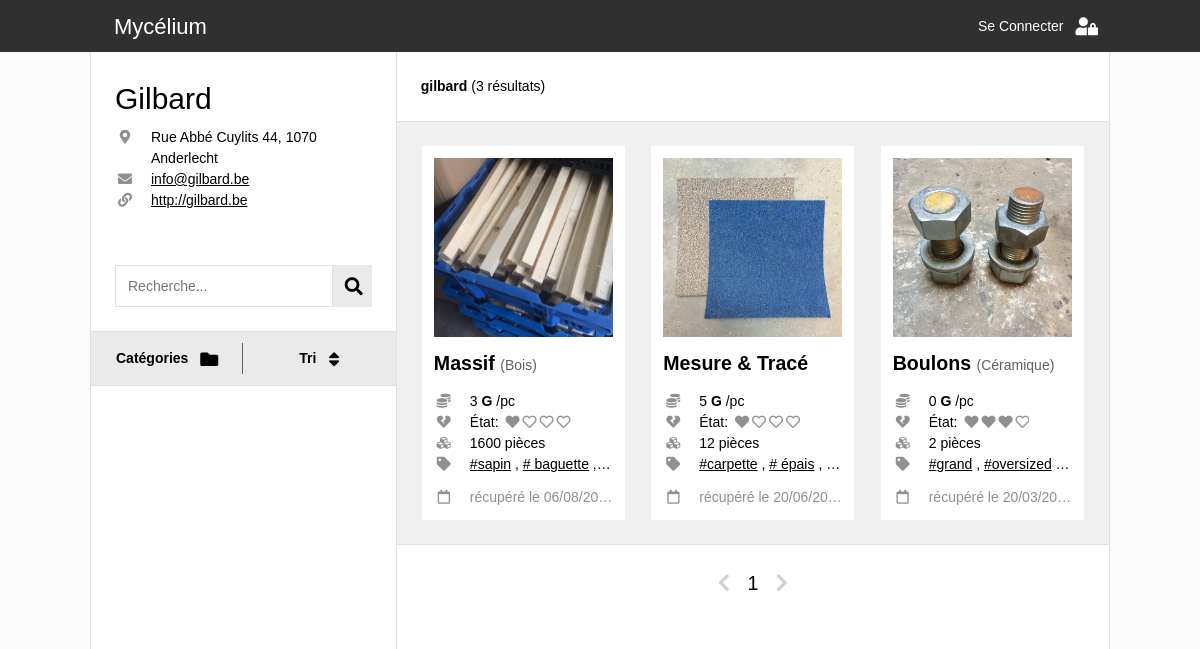
The app's page /catalogue.php?r=gilbard with its own data.
### tables this page shows
CREATE TABLE `_global_recuperatheques` (
  `ID` int(11) NOT NULL,
  `nom` varchar(255) NOT NULL,
  `adresse` varchar(255) NOT NULL,
  `monnaie` varchar(8) NOT NULL,
  `telephone` varchar(16) NOT NULL,
  `mdp` varchar(255) NOT NULL,
  `site` varchar(255) NOT NULL,
  `pseudo` varchar(16) NOT NULL,
  `mail` varchar(255) NOT NULL,
  `date_creation` date DEFAULT NULL
);

CREATE TABLE `gilbard_catalogue` (
  `ID` int(11) NOT NULL,
  `ID_categorie` int(11) NOT NULL,
  `ID_souscategorie` int(11) NOT NULL,
  `pieces` int(11) NOT NULL,
  `dimensions` varchar(255) NOT NULL,
  `etat` int(11) NOT NULL,
  `tags` text NOT NULL,
  `remarques` text NOT NULL,
  `date_ajout` datetime NOT NULL DEFAULT CURRENT_TIMESTAMP,
  `poids` float NOT NULL,
  `prix` float NOT NULL,
  `localisation` varchar(255) NOT NULL
);

CREATE TABLE `_global_souscategories` (
  `ID` int(11) NOT NULL,
  `nom` varchar(255) NOT NULL,
  `ID_categorie` int(11) NOT NULL,
  `unite` varchar(255) NOT NULL,
  `prix` float NOT NULL
);

CREATE TABLE `_global_categories` (
  `ID` int(11) NOT NULL,
  `nom` varchar(255) NOT NULL,
  `score` int(11) NOT NULL
);

### connection_db.php (called while the page is built, shortened)
<?php
  function link_construct($params, $web_page = 1){
    if ($web_page==1){
      $web_page = basename($_SERVER['PHP_SELF']);
    }
    $getURL = $web_page . '?' . http_build_query(array_merge($_GET, $params));
    return $getURL;
  }
?>

### item.php (the view, shortened to what this page needs)
<?php
  $prix = $item['prix'];
  $piece = "1 pièce";
  if ($item['pieces']>1){
    $piece = $item['pieces'] . " pièces";
  }
  $tags = explode(", ",$item['tags']);
?>
<div class='item'>
  <?php
    if(basename($_SERVER['PHP_SELF'])=="catalogue.php"){
       ?>
      <a class="hidden-link" href="item_page.php?r=<?php echo $recuperatheque?>&id=<?php echo $item['ID_item']?>">
        <span></span>
      </a>
    <?php
    }
  ?>
  <div class="photo-container">
      <?php
        $image_url = 'photos/' . $recuperatheque . '/' . $item['ID_item'] . '.jpg';
      ?>
      <img class="item-photo" src=<?php echo $image_url; ?> />
  </div>
  <div class="text-container">
    <div class='categorie-container'>
      <?php
      if ($item['sous_categorie']!='Autre'){
        ?>
        <span class="souscat"> <?php echo $item['sous_categorie']; ?> </span>
        <span class="cat"> (<?php echo $item['categorie']; ?>) </span>
      <?php
      }
      else{
        ?>
        <span class="souscat"> <?php echo $item['categorie']; ?> </span>
      <?php
      }
      ?>
    </div>
    <div class="info-container separateur">
      <div class="info-line">
        <i class='fas fa-coins info-icon'></i>
        <div class="info-text"><?php echo $prix; ?> <b><?php echo $recup_info['monnaie'];; ?></b> /pc </div>
      </div>
      <div class="info-line">
        <i class='fas fa-heart-broken info-icon'></i>
        <div class="info-text"> État:
          <span class='etat-icon-container'>
          <?php
          for($n = 0; $n < 4; $n++){
            if($item['etat'] > $n){
              echo '<i class="fas fa-heart"></i>' ;
            } else{
              echo '<i class="far fa-heart"></i>' ;
            }
          }
          ?>
          </span>
        </div>
      </div>
      <div class="info-line">
        <i class='fas fa-cubes info-icon'></i>
        <div class="info-text"><?php echo $piece; ?></div>
      </div>
    </div>
    <div class='tags-container separateur'>
      <div class="info-line">
        <i class='fas fa-tag info-icon'></i>
        <div class="info-text">
          <?php
            for($n = 0; $n < count($tags); $n++){?>
              <a class="tag" href= <?php echo link_construct(array('q'=>$tags[$n],'id'=>null, 'page'=>1), 'catalogue.php') ?> >#<?php echo $tags[$n];?></a>
              <?php
              if($n!=count($tags)-1){ echo ', '; }
            }
          ?>
        </div>
      </div>
    </div>
    <div class="date-container">
      <div class="info-line">
        <i class='far fa-calendar info-icon'></i>
        <div class="info-text">récupéré le <?php echo $item['date_ajout_fr']; ?></div>
      </div>
    </div>
  </div>
</div>

### catalogue.php (shortened to what this page needs)
<!DOCTYPE html>
<html lang="en">
<head>
  <link rel="stylesheet" href="css/w3.css">
  <link rel="stylesheet" href="https://use.fontawesome.com/releases/v5.7.0/css/all.css">
  <link rel="stylesheet" href="https://indestructibletype.com/fonts/Jost.css" type="text/css" charset="utf-8" />
  <link rel="stylesheet" href="css/main.css">
  <link rel="stylesheet" href="css/header.css">
  <link rel="stylesheet" href="css/menu.css">
  <link rel="stylesheet" href="css/item.css">
</head>
<body>
  <?php
    include('connection_db.php')
  ?>
  <?php
    $req = $bdd->prepare(' SELECT pseudo FROM _global_recuperatheques ');
    $req->execute();
    $recuperatheques = array();
    while($item = $req->fetch()){
      array_push($recuperatheques,$item['pseudo']);
    }
    if (isset($_GET['r']) && in_array($_GET['r'], $recuperatheques)){
      $recuperatheque = htmlspecialchars($_GET['r']);
      $recuperatheque_catalogue = htmlspecialchars($_GET['r']) . '_catalogue';
    } else{
      $recuperatheque = null;
    }
  ?>
  <?php
    if (isset($_GET['q'])){
      $query = htmlspecialchars($_GET['q']);
    } else{
      $query = null;
    }
    $tri_option = array('date_ajout' => 'Date de récupération',
                        'prix' => 'Prix par pièce',
                        'etat' => 'État d\'usure',
                        'pieces' => 'Pièces disponibles');
    if (isset($_GET['order']) && array_key_exists($_GET['order'], $tri_option)){
      $tri = htmlspecialchars($_GET['order']);
    } else{
      $tri = 'date_ajout';
    }
    if(isset($_GET['catsearch']) and $_GET['catsearch']!=0
    and array_key_exists($_GET['catsearch'], $system)){
      $catsearch = htmlspecialchars($_GET['catsearch']);
    } else{
      $catsearch = null;
    }
    if(isset($_GET['sscatsearch']) and $_GET['sscatsearch']!=0
      and array_key_exists($_GET['sscatsearch'], $system[$catsearch]['sscats'])){
      $sscatsearch = htmlspecialchars($_GET['sscatsearch']);
    } else{
      $sscatsearch = null;
    }
    if (isset($_GET['page']) && is_numeric($_GET['page'])) {
      $page = (int) htmlspecialchars($_GET['page']);
    } else{
      $page = 1;
    }
  ?>
  <?php
    include('header.php');
  ?>
  <div class="quasi-fullwidth space-header two-side-flex">
      <?php
      if($recuperatheque){?>
        <div class="flex-third">
          <?php
            $req = $bdd->prepare(' SELECT * FROM _global_recuperatheques WHERE pseudo = :recuperatheque ');
            $req->bindValue(':recuperatheque', $recuperatheque , PDO::PARAM_STR);
            $req->execute();
            $recup_info = $req->fetch();
            include("recuperatheque_info.php");
          ?>
          <form class="container search-bar" action="catalogue.php" method="GET">
            <input type="text" class="search-bar-input" name="q" placeholder="Recherche..." value="<?php echo $query?>">
            <button class="w3-large fa fa-search search-bar-button" type="submit"></button>
          </form>
          <div class="menu-container" id="menu-container">
            <div class="menu-bar">
              <button id="cat-button" class="button-flex menu-button separation" onclick="openMenu(event,'categories')">
                <div class="button-title">Catégories</div>
                <i class='button-icon w3-large fas fa-folder'></i>
              </button>
              <button id="tri-button" class="button-flex menu-button" onclick="openMenu(event,'tri')">
                <div class="button-title">Tri</div>
                <i class='button-icon w3-large fas fa-sort'></i>
              </button>
            </div>
          </div>
        </div>
        <div class="flex-half">
          <?php
            $limit= 12;
            $starting_limit = ($page-1)*$limit;
            $req = $bdd->prepare('  SELECT COUNT(*) AS total
            FROM ' . $recuperatheque_catalogue . ' c
            INNER JOIN _global_categories cat ON c.ID_categorie=cat.ID
            INNER JOIN _global_souscategories sscat ON c.ID_souscategorie=sscat.ID
            WHERE (cat.nom LIKE :search OR sscat.nom LIKE :search OR dimensions LIKE :search OR tags LIKE :search OR remarques LIKE :search)
            AND (c.ID_souscategorie = :sscatsearch OR :sscatsearch is null)
            AND (c.ID_categorie = :catsearch OR :catsearch is null)
            ');
            $req->bindValue(':search', '%' . $query . '%', PDO::PARAM_STR);
            $req->bindValue(':sscatsearch', $sscatsearch, PDO::PARAM_INT);
            $req->bindValue(':catsearch', $catsearch, PDO::PARAM_INT);
            $req->execute();
            $total_count = $req->fetch()['total'];
            $req = $bdd->prepare('  SELECT
            c.ID AS ID_item, c.ID_categorie, c.ID_souscategorie, c.pieces AS pieces, c.dimensions AS dimensions, c.etat AS etat, c.tags AS tags,
            c.prix AS prix, c.poids AS poids, c.remarques AS remarques, c.localisation AS localisation,
            c.date_ajout AS date_ajout, DATE_FORMAT(c.date_ajout, \'%d/%m/%Y\') AS date_ajout_fr,
            cat.ID, cat.nom AS categorie,
            sscat.ID AS sscatID, sscat.ID_categorie, sscat.unite AS unitesscat, sscat.prix AS prixsscat, sscat.nom AS sous_categorie
            FROM ' . $recuperatheque_catalogue . ' c
            INNER JOIN _global_categories cat ON c.ID_categorie=cat.ID
            INNER JOIN _global_souscategories sscat ON c.ID_souscategorie=sscat.ID
            WHERE (cat.nom LIKE :search OR sscat.nom LIKE :search OR dimensions LIKE :search OR tags LIKE :search OR remarques LIKE :search)
            AND (c.ID_souscategorie = :sscatsearch OR :sscatsearch is null)
            AND (c.ID_categorie = :catsearch OR :catsearch is null)
            ORDER BY ' . $tri . ' DESC
            LIMIT ' . $starting_limit . ', ' . $limit
            );
            $req->bindValue(':search', '%' . $query . '%', PDO::PARAM_STR);
            $req->bindValue(':sscatsearch', $sscatsearch, PDO::PARAM_INT);
            $req->bindValue(':catsearch', $catsearch, PDO::PARAM_INT);
            $req->execute();
          ?>
          <div class="container border-bottom sticky">
            <div class="search-resume">
              <?php
              echo '<b>' . $recup_info['pseudo'] . ' </b>';
                    ?>
                    <?php
                echo ' (' . $total_count . ' résultats)';
              ?>
            </div>
          </div>
          <div class="items-container">
            <?php
              if ($req->rowCount() > 0) {
                while($item = $req->fetch()){
                  ?>
                  <div class="item-wrapper">
                      <?php include('item.php');?>
                  </div>
                  <?php
                }
              }
              else {
                echo '<h3 class="erreur"> Aucun résultat ne correspond à la recherche </h3>';
              }
            ?>
          </div>
          <div class="container page-nav">
            <a href= <?php echo link_construct(array('page'=>$page-1)) ?>
               class="<?php if($page-1 <= 0){ echo 'disabled'; } ?>">
               <i class='fas fa-chevron-left'></i>
            </a>
            <?php echo $page; ?>
            <a href= <?php echo link_construct(array('page'=>$page+1)) ?>
               class="<?php if(($page)*$limit >= $total_count){ echo 'disabled'; } ?>">
               <i class='fas fa-chevron-right'></i>
            </a>
          </div>
        </div>
        <?php
      }
      else {
        echo '<h3 class="erreur"> Pas de récupérathèque valide </h3>';
      }
      ?>
    </div>
</body>
</html>

### recuperatheque_info.php (shortened to what this page needs)
<div class="container recuperatheque
      <?php if(in_array(basename($_SERVER['PHP_SELF']),array("catalogue.php","item_page.php"))){
        echo "depliable" ;}
      ?>">
    <h2> <?php echo $recup_info['nom'] ;?> </h2>
    <div class="info">
      <?php if ($recup_info['adresse']){ ?>
        <div class="info-line">
          <i class="fas fa-map-marker-alt info-icon"></i>
          <div class="info-text"> <?php echo $recup_info['adresse'];?> </div>
        </div>
        <?php
        }
      ?>
      <?php if ($recup_info['mail']){ ?>
        <div class="info-line">
          <i class="fas fa-envelope info-icon"></i>
          <a class="info-text tag" href="mailto:<?php echo $recup_info['mail'];?>"> <?php echo $recup_info['mail'];?></a>
        </div>
        <?php
        }
      ?>
      <?php if ($recup_info['site']){ ?>
        <div class="info-line">
          <i class="fas fa-link info-icon"></i>
          <a class="info-text tag" href="<?php echo $recup_info['site'];?>" target="_blank"> <?php echo $recup_info['site'];?></a>
        </div>
      <?php
      }
      ?>
    </div>
</div>

### css/w3.css (style rules this page uses)
*,*:before,*:after { box-sizing:inherit }
html { -ms-text-size-adjust:100%;-webkit-text-size-adjust:100% }
body { margin:0 }
a { background-color:transparent }
b,strong { font-weight:bolder }
img { border-style:none }
button,input,select,textarea,optgroup { font:inherit;margin:0 }
button,input { overflow:visible }
button,select { text-transform:none }
button,[type=button],[type=reset],[type=submit] { -webkit-appearance:button }
html,body { font-family:Verdana,sans-serif;font-size:15px;line-height:1.5 }
html { overflow-x:hidden }
h2 { font-size:30px }
h1,h2,h3,h4,h5,h6 { font-family:"Segoe UI",Arial,sans-serif;font-weight:400;margin:10px 0 }
img { vertical-align:middle }
a { color:inherit }
.w3-large { font-size:18px!important }

### css/main.css (style rules this page uses)
html, body { background: #fafafa; margin: 0; font-weight: 400; font-size: 14px; line-height: 1.5; }
html, body, p, h1, h2, h3, h4, h5, h6 { font-family: 'Jost', Helvetica, arial, sans-serif !important; }
@media (min-width: 993px) { .quasi-fullwidth { margin: 0 auto 0; max-width: 85%; } }
.space-header { padding-top: 52px; box-sizing: border-box; }
.container { background: white; text-align: left; padding: 12px 24px; }
.border-bottom { border-bottom: 1px solid #E0E0E0; }
.hidden-link span { text-decoration: none; position:absolute; width:100%; height:100%; top:0; left: 0; z-index: 1; }
@media (min-width:993px) { .container { padding: 24px; } }
.two-side-flex { background: white; min-height: 100vh; display: flex; flex-direction: row; flex-wrap: wrap; align-content: flex-start; }
.two-side-flex > * { box-sizing: border-box; }
.flex-third { flex: 1 0 100%; }
.flex-half { flex: 1 100%; }
@media (min-width:993px) { .two-side-flex { flex-wrap: nowrap; border-left: 1px solid #E0E0E0; } }
@media (min-width:993px) { .two-side-flex > * { border-right: 1px solid #E0E0E0; } }
@media (min-width:993px) { .flex-third { flex-basis: 30%; flex-grow: 0; min-height: 100vh; } }
@media (min-width:993px) { .flex-half { flex-basis: 50%; min-height: 100vh; } }
.recuperatheque h2 { margin: 0; }
.recuperatheque .info { margin: 6px 0px; white-space: normal; }
.recuperatheque a { word-break: break-all; }
.recuperatheque.depliable .info { display: none; }
@media (min-width: 601px) { .recuperatheque.depliable .info { display: block; } }
button { background-color: #eaeaea; color: black; border: none; text-align: center; text-decoration: none; display: inline-block; padding: 16px; margin: 0; font-weight: bold; font-size: 1rem; position: relative; overflow: hidden; white-space: nowrap; cursor:pointer; }
a { cursor:pointer; }
.button-flex { width: 100%; display: flex; align-items: center; justify-content: center; }
.button-icon { padding-left: 12px; text-align: center; }
input { background: white; width: 100%; border: 1px solid #E0E0E0; padding: 6px 12px; }

### css/menu.css (style rules this page uses)
.search-bar { display: flex; flex-direction: row; flex-wrap: nowrap; justify-content: center; }
.search-bar-input { flex-grow: 1; }
.search-bar-button { padding: 12px; }
.sticky { position: sticky; top: 52px; z-index: 10; }
@media (min-width: 993px) { .sticky { position: static; } }
.page-nav { text-align: center; font-size: 1.4rem; }
.page-nav a { text-decoration: none; padding: 0 12px; }
.page-nav a.disabled { pointer-events: none; cursor: default; color: #D0D0D0; }
.menu-container { border-top: 1px solid #E0E0E0; border-bottom: 1px solid #E0E0E0; }
.menu-bar { width: 100%; display: flex; }
.menu-button { flex-basis: 50%; }
#cat-button.separation:after { content : ""; position: absolute; top: 20%; left: 0; z-index: 10; height: 60%; width: 100%; border-right: 1px solid #606060; }

### records on screen
_global_recuperatheques: nom "Gilbard", adresse "Rue Abbé Cuylits 44, 1070 Anderlecht", mail "info@gilbard.be", site "http://gilbard.be", pseudo "gilbard", monnaie "G"
gilbard_catalogue: shows a picture, _global_souscategories.nom "Massif", _global_categories.nom "Bois", prix "3", etat 1 (drawn), pieces "1600 pièces", tags "sapin", tags "baguette", date_ajout_fr "06/08/2019"
gilbard_catalogue: shows a picture, _global_categories.nom "Mesure & Tracé", prix "5", etat 1 (drawn), pieces "12 pièces", tags "carpette", tags "épais", date_ajout_fr "20/06/2019"
gilbard_catalogue: shows a picture, _global_souscategories.nom "Boulons", _global_categories.nom "Céramique", prix "0", etat 3 (drawn), pieces "2 pièces", tags "grand", tags "oversized", date_ajout_fr "20/03/2019"

### other values on screen
$total_count "3"
$page "1"
